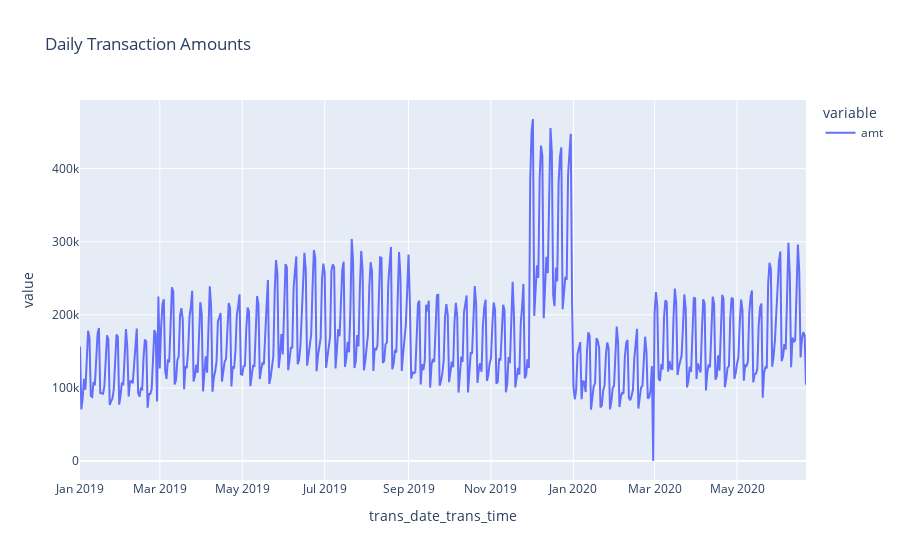

Write notebook code for a chart like this one.
### Markdown cell above
## **Time Series EDA**

### Code cell
df["trans_date_trans_time"] = pd.to_datetime(df["trans_date_trans_time"])
df = df.sort_values("trans_date_trans_time")
ts = df.set_index("trans_date_trans_time")["amt"].resample("D").sum()  # Daily total amounts
fig = px.line(ts, title="Daily Transaction Amounts")
fig.show()

### Figure 1 — Plotly figure (JSON) as saved in the notebook; plotly's stock layout.template omitted (floating-point values rounded to 4 significant figures; data arrays with more than 128 entries replaced by an {"elided": "..."} marker saying what was removed)
{"data": [{"hovertemplate": "variable=amt<br>trans_date_trans_time=%{x}<br>value=%{y}<extra></extra>", "legendgroup": "amt", "line": {"color": "#636efa", "dash": "solid"}, "marker": {"symbol": "circle"}, "mode": "lines", "name": "amt", "orientation": "v", "showlegend": true, "type": "scatter", "x": {"elided": "538 str values"}, "xaxis": "x", "y": {"elided": "538 float values"}, "yaxis": "y"}], "layout": {"legend": {"title": {"text": "variable"}, "tracegroupgap": 0}, "title": {"text": "Daily Transaction Amounts"}, "xaxis": {"anchor": "y", "domain": [0, 1], "title": {"text": "trans_date_trans_time"}}, "yaxis": {"anchor": "x", "domain": [0, 1], "title": {"text": "value"}}}}
